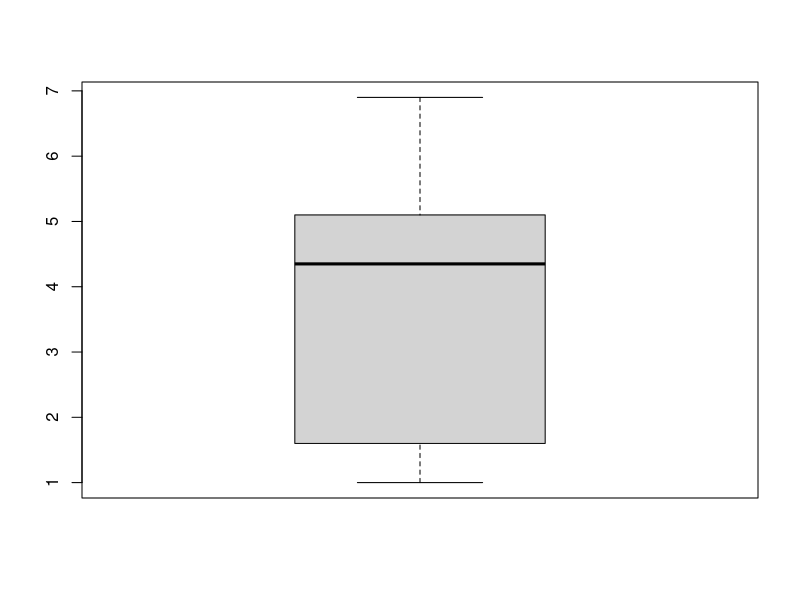
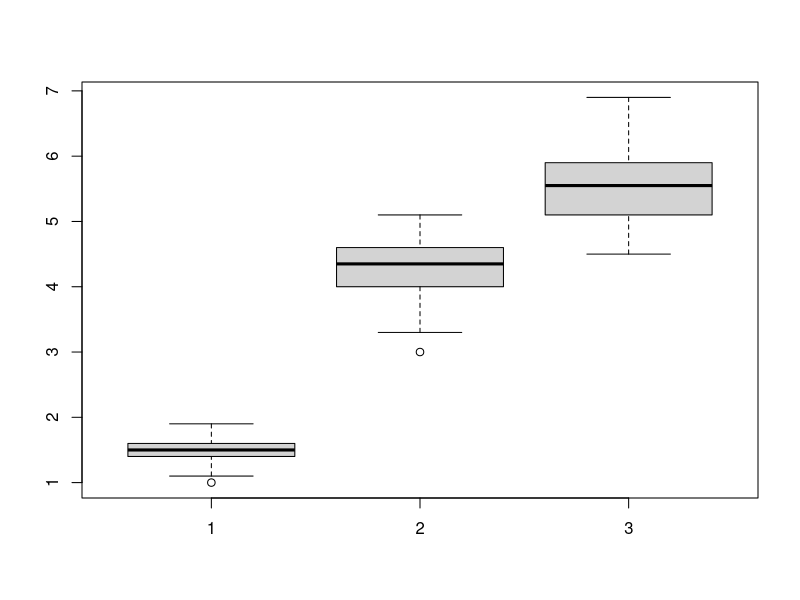
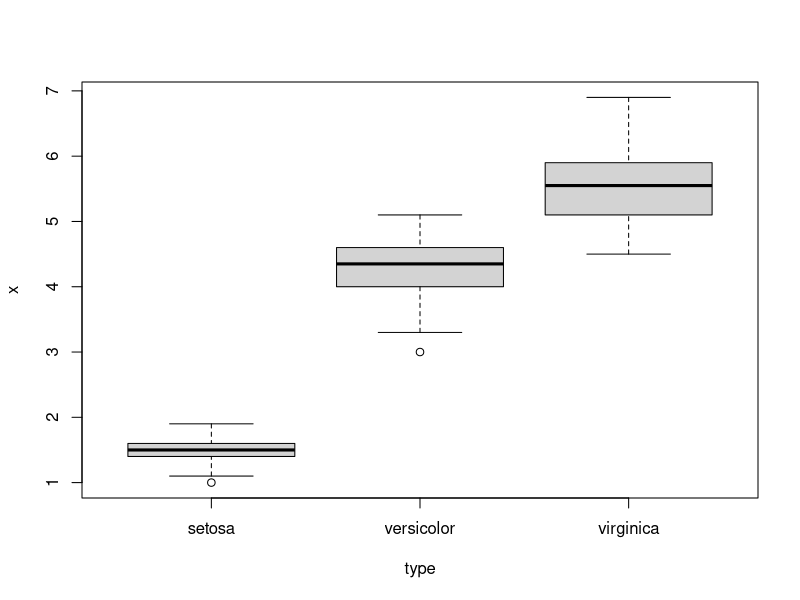

These figures' R source, in order:
## test 4 ##

# données

data<-iris

#variable continue
x<-iris$Petal.Length

#variable nominale
type<-iris$Species

#Dispersion

n=150

#Variance  !!Dénominateur
var(x)
var(x)*(n-1)/n

#Ecart-type !!Dénominateur
sd(x)
sqrt(var(x)*(n-1)/n)

#etendue
max(x)-min(x)

#ecart-interqartile
quantile(x)
quantile(x,0.75)-quantile(x,0.25)
IQR(x)

#Sélectionner des groupes

Setosa<-x[type=='setosa']
Versicolor<-x[type=='versicolor']
Virginica<-x[type=='virginica']

mean(Setosa)
mean(Versicolor)
mean(Virginica)

var(Setosa)*49/50
var(Versicolor)*49/50
var(Virginica)*49/50

#Boites à moustaches

boxplot(x)

boxplot(Setosa, Versicolor, Virginica)

boxplot(x~type)